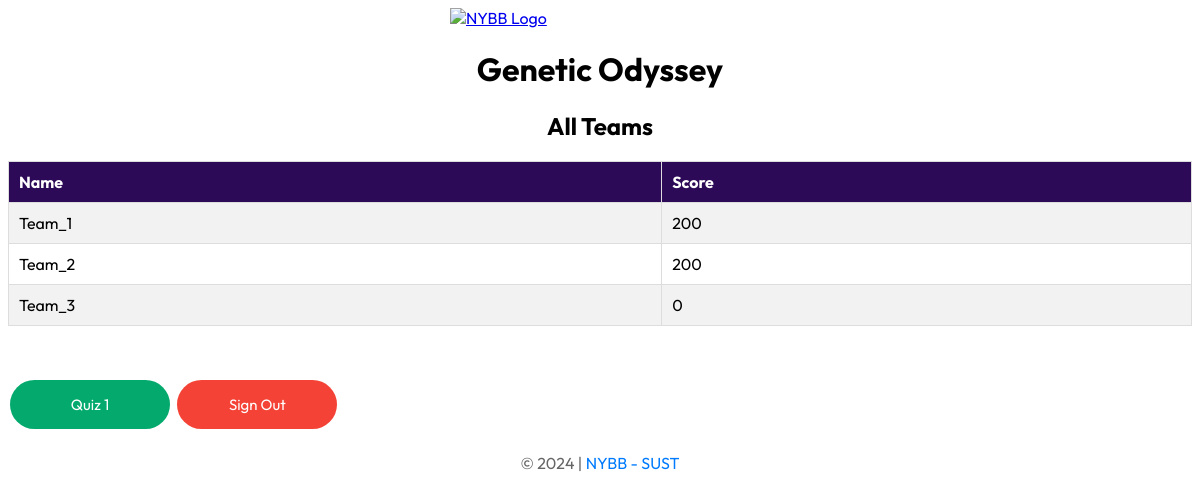
Before: / (signed in) with the older database file.
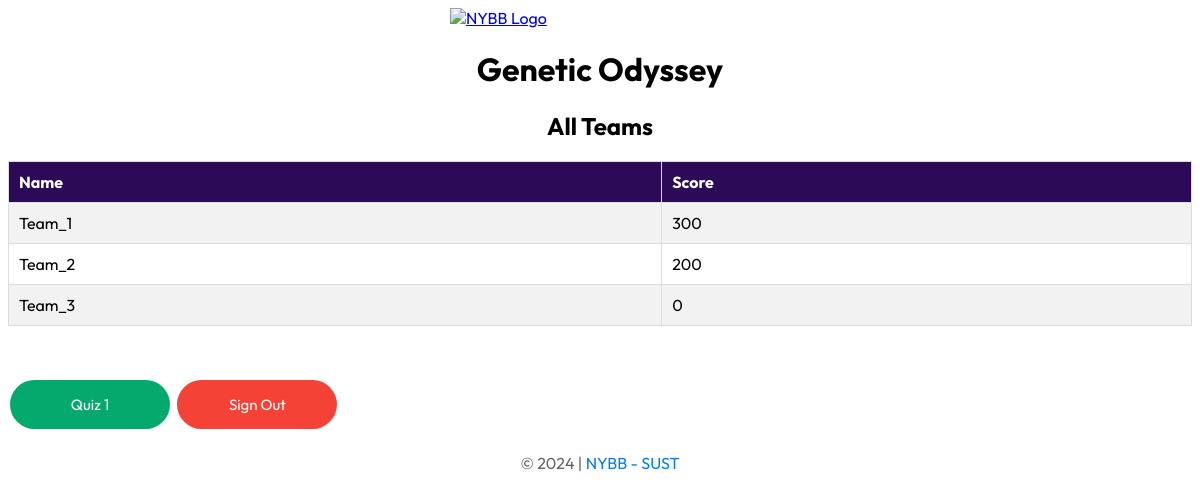
After: the same page with the newer database file.
### app/models.py (models this page shows, shortened)
class Team(models.Model):
    name = models.CharField(max_length=20)
    score = models.IntegerField(default=0)
    n_score = models.IntegerField(default=0)
    clue = models.IntegerField(default=5)
    quiz_1_status = models.BooleanField(default=False)
    quiz_2_status = models.BooleanField(default=False)
    quiz_3_status = models.BooleanField(default=False)
    user = models.OneToOneField(User, on_delete=models.CASCADE)

### app/views.py (the view)
# urls.py: path('', views.index, name='index'),
def index(request):
    if request.user.is_authenticated:
        teams = Team.objects.all()
        return render(request, 'index.html', {'teams': teams})
    else:
        return redirect('signin')

### templates/index.html (shortened to what this page needs)
<!DOCTYPE html>
<html lang="en">
<head>
    {% load static %}
    <link rel="stylesheet" href="{% static 'common.css' %}">
    <link rel="stylesheet" href="{% static 'index.css' %}">
</head>
<body>
    <a href="{% url 'index' %}">
        <img src="https://i.ibb.co/7SwXPgX/nybb.jpg" alt="NYBB Logo" class="logo">
    </a>
    <h1>Genetic Odyssey</h1>
    <h2>All Teams</h2>
    <table id="teams">
        <tr>
            <th>Name</th>
            <th>Score</th>
        </tr>
        {% for team in teams %}
            <tr>
                <td>{{ team.name }}</td>
                <td>{{team.score}}</td>
            </tr>
        {% endfor %}
    </table>
    <div class="div-1">
        <a href="{% url 'quiz1' %}" class="button button-green">Quiz 1</a>
        <a href="{% url 'signout' %}" class="button button-red">Sign Out</a>
    </div>
<footer><span>&copy; 2024 | </span> <span><a href="#">NYBB - SUST</a></span></footer>
</body>
</html>

Changed rows visible on the page:
changed Team "Team_1": score "200" → "300"
